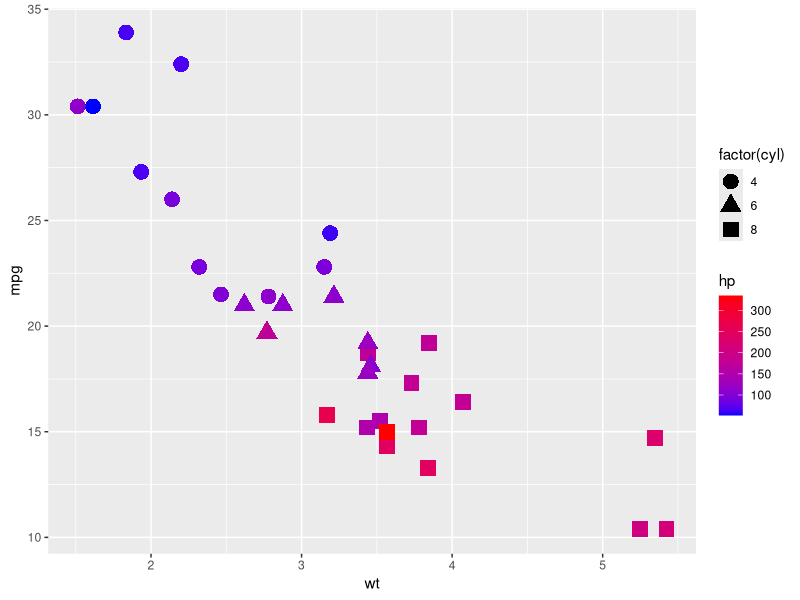

Source code (R):
library(ggplot2)

df <- mtcars

# Data & Aesthetics
pl <- ggplot(data = df, aes(x=wt,y=mpg))

# Geometry
#print(pl + geom_point(alpha=0.4,size=5))
pl1<- pl + geom_point(aes(shape=factor(cyl),color=hp), size=5)

pl2 <- pl1 + scale_color_gradient(low = 'blue', high = 'red')

print(pl2)